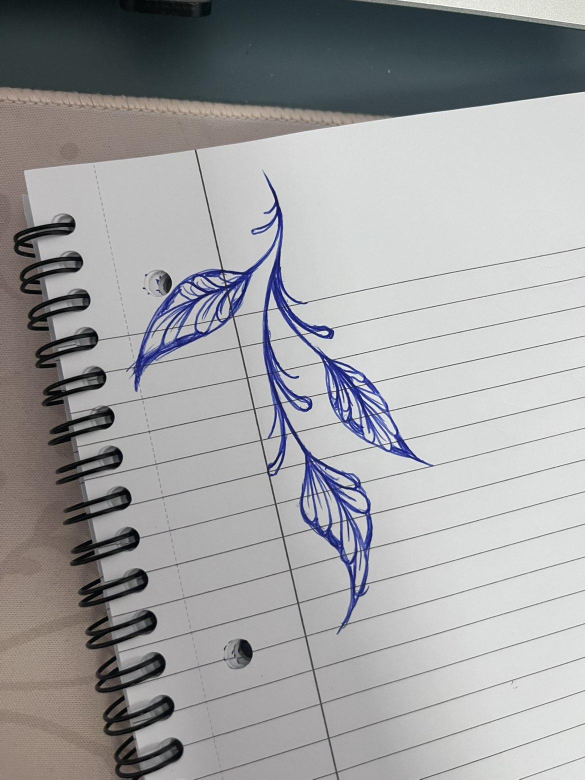
#> input picture jinkx-reel/assets_src/01_croquis_feuilles_stylo_bleu.jpg, 1170 x 1560 px, found by its file name (shown at 1/2 size)
$ python measure.py
#> lines starting #> are read from the running program, lines starting #| are printed output that depends on the picture; after the words box and inside, x2 and y2 are one past the last pixel; in counts of white or black regions, pixels touching at a corner belong together; long printed decimals are rounded
import cv2, numpy as np, sys
for f in ['01_croquis_feuilles_stylo_bleu.jpg','03_croquis_eventail_vagues_crayon.jpg','07_neotribal_pied_mockup.jpg','06_ornemental_bras_procreate.jpg']:
    im=cv2.imread('assets_src/'+f,0)
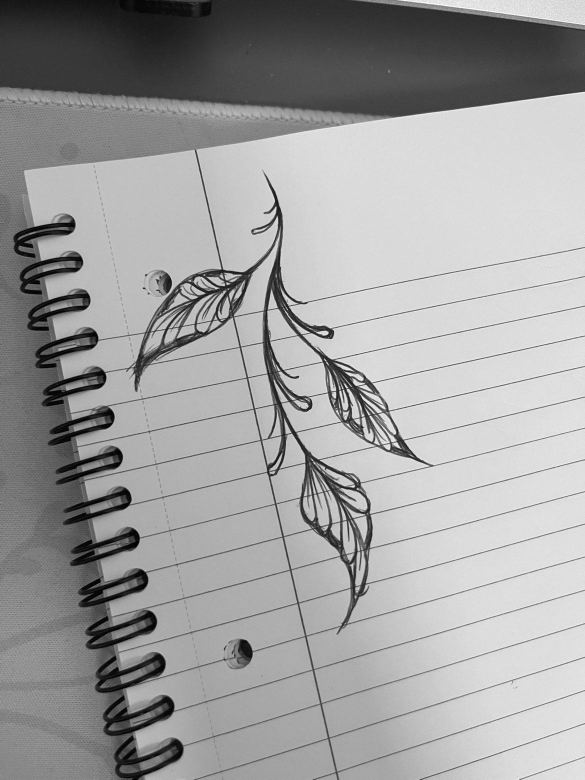
#> im: shape (1560, 1170) (shown at 1/2 size); min 0, max 255, mean 159.7
    e=cv2.Canny(im,50,150)
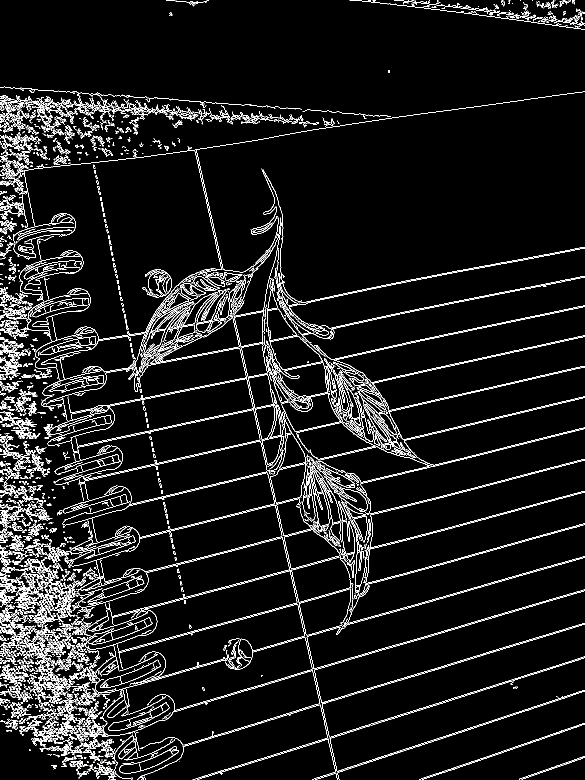
#> e: shape (1560, 1170) (shown at 1/2 size); 6.4% white in thin lines or dots
    L=cv2.HoughLinesP(e,1,np.pi/720,200,minLineLength=300,maxLineGap=10)
#> L = 57 rows, first 6: [389, 300, 674, 1559], [392, 299, 678, 1559], [764, 1441, 1157, 1317], [778, 1367, 1169, 1248], [709, 772, 1167, 671], [216, 1235, 576, 1140]
    angs=[]
    if L is not None:
        for x1,y1,x2,y2 in L.reshape(-1,4):
            a=np.degrees(np.arctan2(y2-y1,x2-x1))
            if abs(a)<30: angs.append(a)
#> this loop made 57 passes
#> (x1, y1, x2, y2, a) on passes 1 to 12: (389, 300, 674, 1559, 77.24), (392, 299, 678, 1559, 77.21), (764, 1441, 1157, 1317, -17.51), (778, 1367, 1169, 1248, -16.93), (709, 772, 1167, 671, -12.44), (216, 1235, 576, 1140, -14.78), (735, 1166, 1039, 1083, -15.27), (806, 878, 1169, 793, -13.18), (795, 691, 1169, 613, -11.78), (269, 1079, 756, 958, -13.95), (703, 838, 1164, 732, -12.95), (460, 1539, 1156, 1320, -17.47)
#> after the loop, angs = 49 values, max 7.74 at index 47, min -18.85 at index 48, mean -13.68
    print(f, len(angs), np.median(angs) if angs else None, np.percentile(angs,[25,75]) if angs else None)
#| 01_croquis_feuilles_stylo_bleu.jpg 49 -14.676 [-16.373 -12.436]
#> pass 2 of the loop `for f in ['01_croquis_feuilles_stylo_bleu.jpg','03_croquis_eventail_va..`:
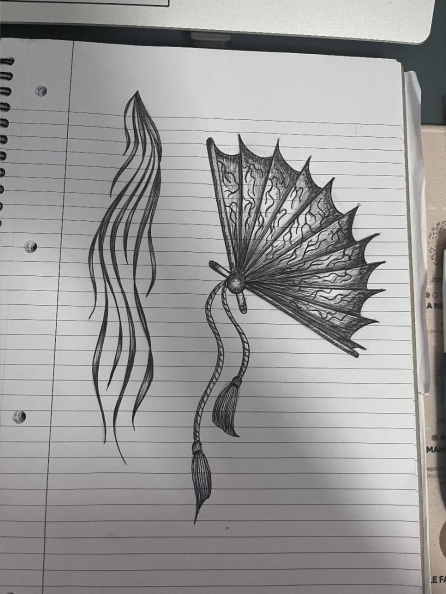
#> input picture jinkx-reel/assets_src/03_croquis_eventail_vagues_crayon.jpg, 892 x 1187 px, found by its file name (shown at 1/2 size)
#> im: shape (1187, 892)
#> `e=cv2.Canny(im,50,150)`:
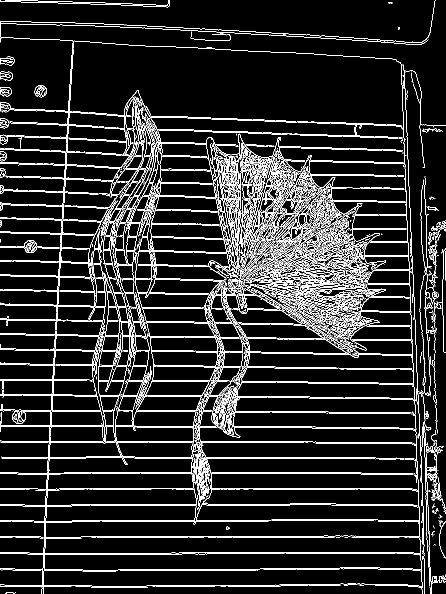
#> e: shape (1187, 892) (shown at 1/2 size); 9.9% white in thin lines or dots
#> L = 25 rows, first 6: [88, 1071, 138, 184], [91, 1047, 127, 407], [240, 1106, 792, 1104], [182, 1010, 579, 1010], [811, 207, 833, 732], [269, 916, 663, 916]
#> the loop `for x1,y1,x2,y2 in L.reshape(-1,4):` made 25 passes
#> (x1, y1, x2, y2, a) on passes 1 to 8: (88, 1071, 138, 184, -86.77), (91, 1047, 127, 407, -86.78), (240, 1106, 792, 1104, -0.208), (182, 1010, 579, 1010, 0), (811, 207, 833, 732, 87.6), (269, 916, 663, 916, 0), (167, 976, 726, 976, 0), (280, 945, 722, 945, 0)
#> after the loop `for x1,y1,x2,y2 in L.reshape(-1,4):`: angs = [-0.208, 0, 0, 0, 0, 0.404, 0, 0, 0, 0.403, 0, 0.682, 3.2, 0, 1.53, 1.77]
#| 03_croquis_eventail_vagues_crayon.jpg 16 0.0 [0.         0.4738]
#> pass 3 of the loop `for f in ['01_croquis_feuilles_stylo_bleu.jpg','03_croquis_eventail_va..`:
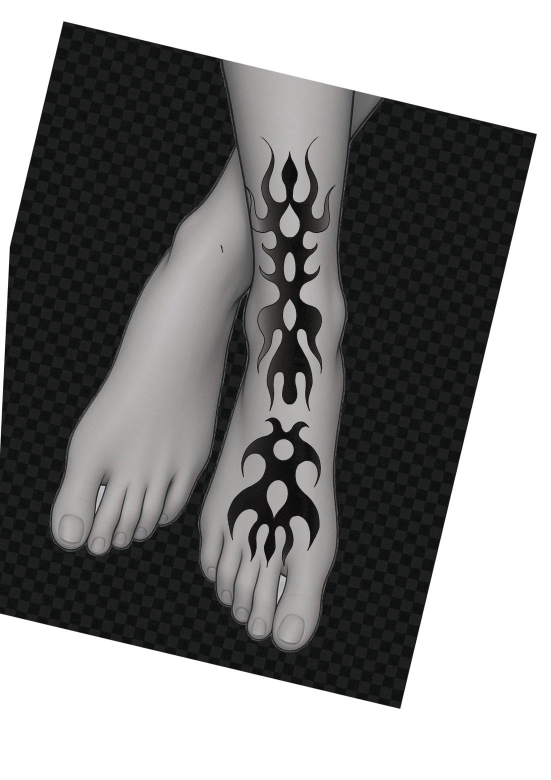
#> input picture jinkx-reel/assets_src/07_neotribal_pied_mockup.jpg, 1102 x 1560 px, found by its file name (shown at 1/2 size)
#> im: shape (1560, 1102)
#> `e=cv2.Canny(im,50,150)`:
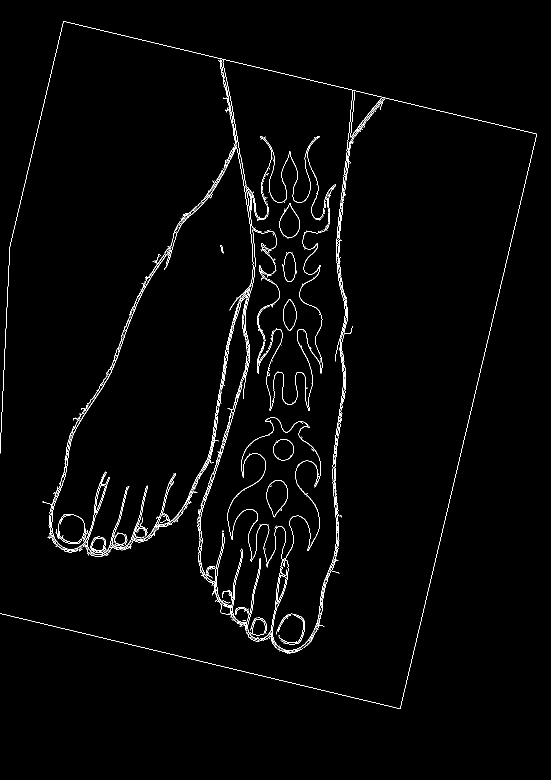
#> e: shape (1560, 1102) (shown at 1/2 size); 1.6% white in thin lines or dots, all inside (x1, y1, x2, y2) = (0, 42, 1074, 1418)
#> L = [[3, 1227, 798, 1417], [174, 53, 985, 247], [896, 1011, 1073, 270], [1, 876, 19, 493], [799, 1417, 927, 884], [20, 492, 109, 114]]
#> the loop `for x1,y1,x2,y2 in L.reshape(-1,4):` made 6 passes
#> (x1, y1, x2, y2, a) on passes 1 to 6: (3, 1227, 798, 1417, 13.44), (174, 53, 985, 247, 13.45), (896, 1011, 1073, 270, -76.57), (1, 876, 19, 493, -87.31), (799, 1417, 927, 884, -76.5), (20, 492, 109, 114, -76.75)
#> after the loop `for x1,y1,x2,y2 in L.reshape(-1,4):`: angs = [13.44, 13.45]
#| 07_neotribal_pied_mockup.jpg 2 13.447 [13.444 13.450]
#> the loop made 4 passes; the first 3 are shown
